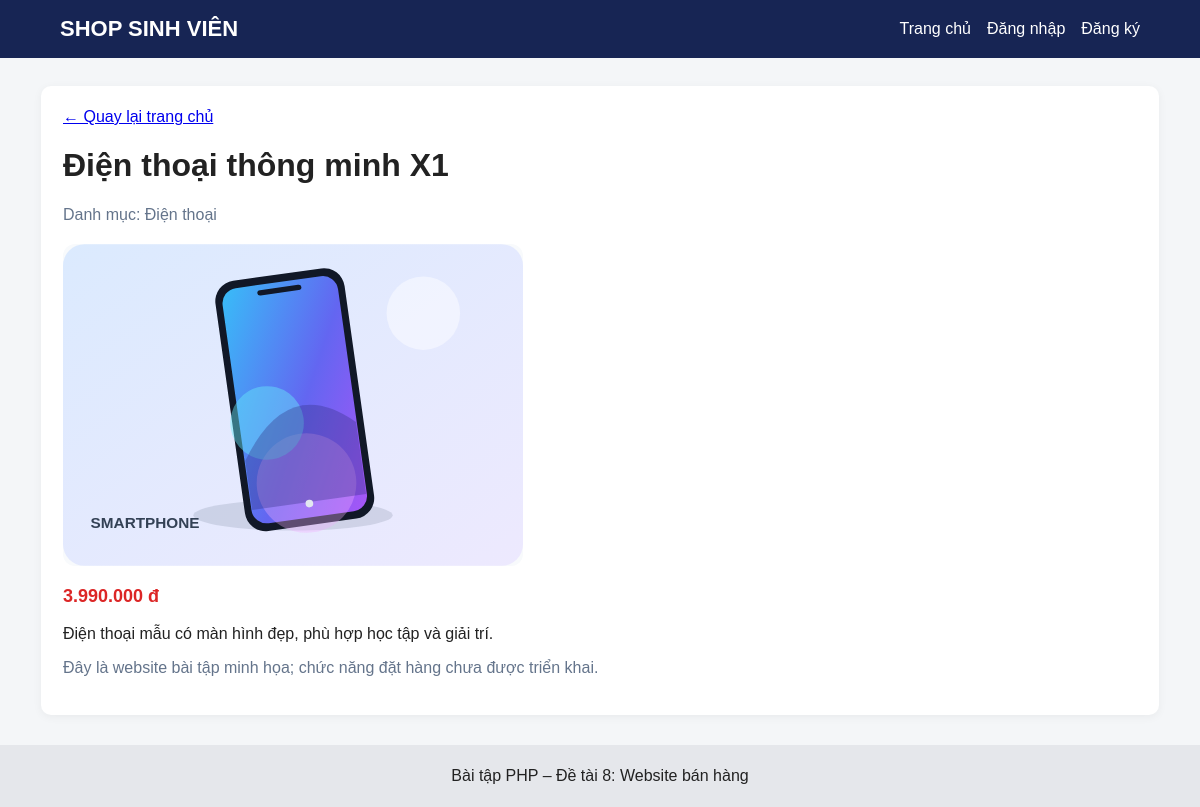
Screenshot of /product.php?id=1 with the database file from the repository.
### tables this page shows
CREATE TABLE IF NOT EXISTS products (
 id INT AUTO_INCREMENT PRIMARY KEY,
 name VARCHAR(200) NOT NULL,
 description TEXT,
 price DECIMAL(12,2) NOT NULL DEFAULT 0,
 image VARCHAR(255) DEFAULT '',
 category_id INT NOT NULL,
 created_at TIMESTAMP DEFAULT CURRENT_TIMESTAMP,
 FOREIGN KEY (category_id) REFERENCES categories(id) ON DELETE CASCADE
);

CREATE TABLE IF NOT EXISTS categories (
 id INT AUTO_INCREMENT PRIMARY KEY,
 name VARCHAR(100) NOT NULL
);

### product.php (the view)
<?php
require_once __DIR__ . '/config/database.php';
$id = (int)($_GET['id'] ?? 0);
$stmt = $conn->prepare('SELECT p.*, c.name AS category_name FROM products p JOIN categories c ON p.category_id=c.id WHERE p.id=?');
$stmt->execute([$id]); $product = $stmt->fetch();
require_once __DIR__ . '/includes/header.php';
if (!$product) { echo '<div class="error">Không tìm thấy sản phẩm.</div>'; } else { ?>
<div class="panel"><a href="index.php">← Quay lại trang chủ</a><h1><?= htmlspecialchars($product['name']) ?></h1><p class="muted">Danh mục: <?= htmlspecialchars($product['category_name']) ?></p><img class="detail-image" src="<?= htmlspecialchars($product['image'] ?: 'assets/images/phone.svg') ?>" alt="<?= htmlspecialchars($product['name']) ?>" onerror="this.onerror=null;this.src='assets/images/phone.svg'"><p class="price"><?= number_format($product['price'],0,',','.') ?> đ</p><p><?= nl2br(htmlspecialchars($product['description'] ?? '')) ?></p><p class="muted">Đây là website bài tập minh họa; chức năng đặt hàng chưa được triển khai.</p></div>
<?php } require_once __DIR__ . '/includes/footer.php'; ?>

### assets/style.css (style rules this page uses)
* { box-sizing:border-box }
body { margin:0;font-family:Arial,sans-serif;background:#f4f6f8;color:#222 }
.panel,.form-box { background:white;padding:22px;border-radius:10px;box-shadow:0 2px 10px #0000000d;margin-bottom:22px }
.detail-image { width:min(100%,460px);max-height:360px;object-fit:contain;display:block;background:#f8fafc;border-radius:12px;margin:20px 0 }
.price { font-weight:bold;color:#dc2626;font-size:18px }
.muted { color:#64748b }

### rows the page displays
products: name "Điện thoại thông minh X1", category.name "Điện thoại", image (picture), price "3.990.000", description "Điện thoại mẫu có màn hình đẹp, phù hợp học tập và giải trí."
